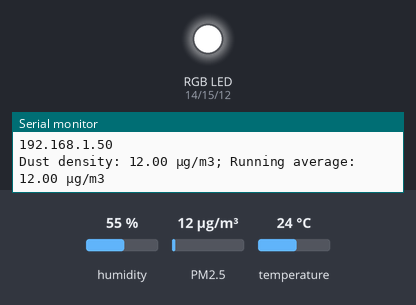
This sketch was run on a simulated ESP8266 (NodeMCU). Shown: an RGB LED mixed from three pins (HIGH = lit), the last lines printed to the serial monitor. The inputs (shaded band) are chosen by the test bench; at power-on: PM2.5 12 µg/m³, humidity 55 %, temperature 24 °C. WiFi joins after 1.5 s; servers stay silent unless stated.

Above: at 2.7 s.
2.8 s: PM2.5 set to 28 µg/m³
At 7.7 s:
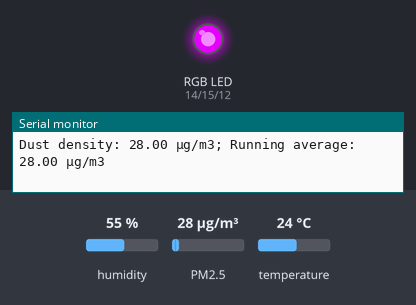
12.1 s: PM2.5 set to 34 µg/m³
At 21.6 s:
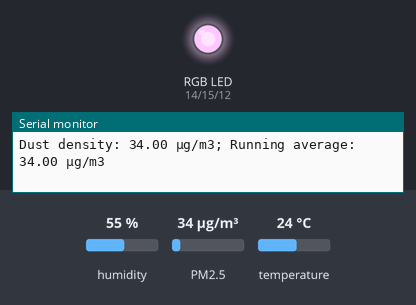
21.9 s: PM2.5 set to 57 µg/m³
31.1 s: PM2.5 set to 64 µg/m³
At 39.8 s:
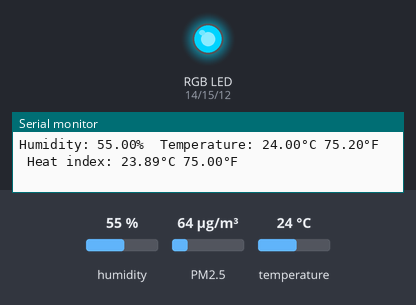
Timing chart, 0 to 41.3 s (numbered marks = the images above; inputs shaded):
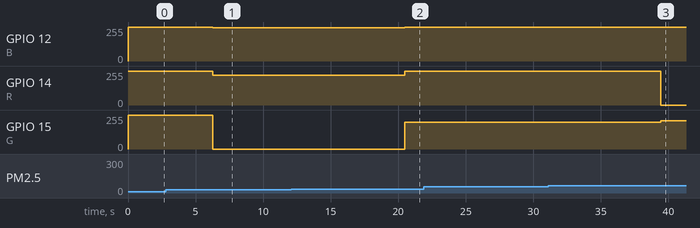

The sketch:

CODE.ino
```cpp
#include <ESP8266WiFi.h>
#include <GP2YDustSensor.h>
#include <Adafruit_Sensor.h>
#include <DHT.h>

#define DHTPIN 13      //Pin D7
#define R 14          //Pin D5
#define G 15         //Pin D8
#define B 12        //Pin D6

const uint8_t SHARP_LED_PIN = 2;   // Sharp Dust/particle sensor Led Pi---Pin D4
const uint8_t SHARP_VO_PIN = A0;    // Sharp Dust/particle analog out pin used for reading

#define DHTTYPE    DHT11     // DHT 11

GP2YDustSensor dustSensor(GP2YDustSensorType::GP2Y1010AU0F, SHARP_LED_PIN, SHARP_VO_PIN);
DHT dht(DHTPIN, DHTTYPE);

uint32_t delayMS;
int PM2_5VALUE = 0;

float h,t,f,hic,hif;

String apiKey = "--------------";

const char* ssid = "-----------";   //your ssid(hostpot name)
const char* pass = "-----------";  //your ssid pasword

const char* server = "api.thingspeak.com";
WiFiClient client;

void setup() {
  pinMode(R, OUTPUT);
  pinMode(G, OUTPUT);
  pinMode(B, OUTPUT);
  digitalWrite(R, 1);
  digitalWrite(G, 1);
  digitalWrite(B, 1);

  Serial.begin(9600);
  delay(10);
  Serial.println();
  Serial.println("Connecting to ");
  Serial.println(ssid);
  WiFi.begin(ssid, pass);
  while (WiFi.status() != WL_CONNECTED)
  {
    delay(500);
    Serial.println(".");
  }
  Serial.println("");
  Serial.println("WiFi connected");
  Serial.println(WiFi.localIP());

  //dustSensor.setBaseline(0.4); // set no dust voltage according to your own experiments
  //dustSensor.setCalibrationFactor(1.1); // calibrate against precision instrument
  dustSensor.begin();


  // Initialize device.
  dht.begin();

}

void loop()
{
 API();
 AQI();
 HT();


 if(PM2_5VALUE > -1 && PM2_5VALUE  < 30)
 {
   analogWrite(R, 900);
   analogWrite(G,00);
   analogWrite(B, 1000);
 }
 else if(PM2_5VALUE > 30 && PM2_5VALUE < 60)
 {
   analogWrite(R, 1024);
   analogWrite(G, 800);
   analogWrite(B, 1024);
 }
 else if(PM2_5VALUE > 60 && PM2_5VALUE < 90)
 {
   analogWrite(R, 0);
   analogWrite(G, 850);
   analogWrite(B, 1024);
 }
 else if(PM2_5VALUE > 90 && PM2_5VALUE < 120)
 {
   analogWrite(R, 0);
   analogWrite(G, 990);
   analogWrite(B, 1024);
 }
else if(PM2_5VALUE > 120 && PM2_5VALUE < 250)
 {
   analogWrite(R, 0);
   analogWrite(G, 1020);
   analogWrite(B, 1024);
 }
 else if(PM2_5VALUE > 250)
 {
   analogWrite(R, 0);
   analogWrite(G, 1024);
   analogWrite(B, 1024);
 }


}

void AQI()
 {

   PM2_5VALUE = dustSensor.getRunningAverage();
   Serial.print("Dust density: ");
   Serial.print(dustSensor.getDustDensity());
   Serial.print(" µg/m3; Running average: ");
   Serial.print(dustSensor.getRunningAverage());
   Serial.println(" µg/m3");

   Serial.print("");
   delay(2000);
 }

void HT()
{
   // Wait a few seconds between measurements.
   delay(2000);
   // Reading temperature or humidity takes about 250 milliseconds!
   // Sensor readings may also be up to 2 seconds 'old' (its a very slow sensor)
   h = dht.readHumidity();
   // Read temperature as Celsius (the default)
   t = dht.readTemperature();
   // Read temperature as Fahrenheit (isFahrenheit = true)
   f = dht.readTemperature(true);

   // Check if any reads failed and exit early (to try again).
   if (isnan(h) || isnan(t) || isnan(f))
   {
     Serial.println(F("Failed to read from DHT sensor!"));
     return;
   }

   // Compute heat index in Fahrenheit (the default)
   hif = dht.computeHeatIndex(f, h);
   // Compute heat index in Celsius (isFahreheit = false)
   hic = dht.computeHeatIndex(t, h, false);

   Serial.print(F("Humidity: "));
   Serial.print(h);
   Serial.print(F("%  Temperature: "));
   Serial.print(t);
   Serial.print(F("°C "));
   Serial.print(f);
   Serial.print(F("°F  Heat index: "));
   Serial.print(hic);
   Serial.print(F("°C "));
   Serial.print(hif);
   Serial.println(F("°F"));
}

void API()
{
  if (client.connect(server,80))  // "184.106.153.149" or api.thingspeak.com
   {
        String postStr = apiKey;
        postStr +="&field1=";
        postStr += String(PM2_5VALUE);
        postStr +="&field2=";
        postStr += String(hic);
        postStr +="&field3=";
        postStr += String(h);
        postStr += "\r\n\r\n";

        client.print("POST /update HTTP/1.1\n");
        client.print("Host: api.thingspeak.com\n");
        client.print("Connection: close\n");
        client.print("X-THINGSPEAKAPIKEY: "+apiKey+"\n");
        client.print("Content-Type: application/x-www-form-urlencoded\n");
        client.print("Content-Length: ");
        client.print(postStr.length());
        client.print("\n\n");
        client.print(postStr);
    }
  client.stop();
  delay(500);
}
```

Measured:
- the behaviour switches between 30 and 31 µg/m³ on PM2.5 (found by bisection; images 1 and 2)
- the behaviour switches between 60 and 61 µg/m³ on PM2.5 (found by bisection; images 2 and 3)
- after the input at 12.1 s, GPIO 12 (B): 249/255 → 255/255 after 8.4 s; GPIO 14 (R): 224/255 → 255/255 after 8.4 s; GPIO 15 (G): 0/255 → 199/255 after 8.4 s
- after the input at 31.1 s, GPIO 14 (R): 255/255 → 0/255 after 8.3 s; GPIO 15 (G): 199/255 → 211/255 after 8.3 s
